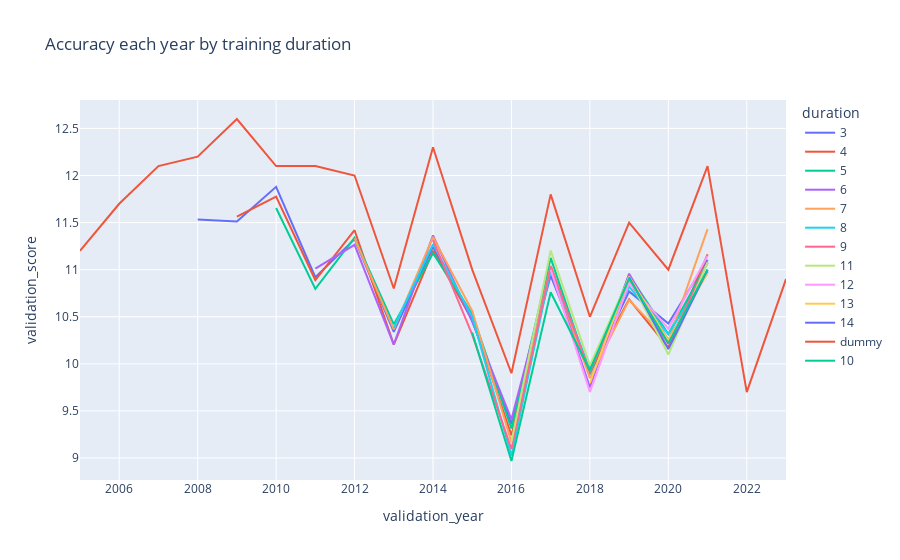

Write notebook code for a chart like this one.
### Code cell
fig = px.line(accuracy_scores, x="validation_year", y="validation_score", color="duration", title = "Accuracy each year by training duration")
fig.show()
fig.write_html("../output/visualizations/accuracy/duration_accuracy.html")

### Figure 1 — Plotly figure (JSON) as saved in the notebook; plotly's stock layout.template omitted (floating-point values rounded to 4 significant figures)
{"data": [{"hovertemplate": "duration=3<br>validation_year=%{x}<br>validation_score=%{y}<extra></extra>", "legendgroup": "3", "line": {"color": "#636efa", "dash": "solid"}, "marker": {"symbol": "circle"}, "mode": "lines", "name": "3", "orientation": "v", "showlegend": true, "type": "scatter", "x": [2008, 2009, 2010, 2011, 2012, 2013, 2014, 2015, 2016, 2017, 2018, 2019, 2020, 2021], "xaxis": "x", "y": [11.53, 11.51, 11.88, 10.92, 11.32, 10.34, 11.24, 10.46, 9.363, 10.94, 9.893, 10.77, 10.43, 11.11], "yaxis": "y"}, {"hovertemplate": "duration=4<br>validation_year=%{x}<br>validation_score=%{y}<extra></extra>", "legendgroup": "4", "line": {"color": "#EF553B", "dash": "solid"}, "marker": {"symbol": "circle"}, "mode": "lines", "name": "4", "orientation": "v", "showlegend": true, "type": "scatter", "x": [2009, 2010, 2011, 2012, 2013, 2014, 2015, 2016, 2017, 2018, 2019, 2020, 2021], "xaxis": "x", "y": [11.56, 11.78, 10.89, 11.42, 10.2, 11.2, 10.47, 9.24, 11.04, 9.913, 10.68, 10.17, 11.16], "yaxis": "y"}, {"hovertemplate": "duration=5<br>validation_year=%{x}<br>validation_score=%{y}<extra></extra>", "legendgroup": "5", "line": {"color": "#00cc96", "dash": "solid"}, "marker": {"symbol": "circle"}, "mode": "lines", "name": "5", "orientation": "v", "showlegend": true, "type": "scatter", "x": [2010, 2011, 2012, 2013, 2014, 2015, 2016, 2017, 2018, 2019, 2020, 2021], "xaxis": "x", "y": [11.65, 10.8, 11.34, 10.42, 11.18, 10.53, 9.314, 11.12, 9.891, 10.94, 10.32, 11.07], "yaxis": "y"}, {"hovertemplate": "duration=6<br>validation_year=%{x}<br>validation_score=%{y}<extra></extra>", "legendgroup": "6", "line": {"color": "#ab63fa", "dash": "solid"}, "marker": {"symbol": "circle"}, "mode": "lines", "name": "6", "orientation": "v", "showlegend": true, "type": "scatter", "x": [2011, 2012, 2013, 2014, 2015, 2016, 2017, 2018, 2019, 2020, 2021], "xaxis": "x", "y": [11.01, 11.26, 10.21, 11.36, 10.45, 9.41, 11.0, 9.751, 10.96, 10.25, 10.98], "yaxis": "y"}, {"hovertemplate": "duration=7<br>validation_year=%{x}<br>validation_score=%{y}<extra></extra>", "legendgroup": "7", "line": {"color": "#FFA15A", "dash": "solid"}, "marker": {"symbol": "circle"}, "mode": "lines", "name": "7", "orientation": "v", "showlegend": true, "type": "scatter", "x": [2012, 2013, 2014, 2015, 2016, 2017, 2018, 2019, 2020, 2021], "xaxis": "x", "y": [11.33, 10.37, 11.35, 10.56, 9.167, 11.04, 9.848, 10.68, 10.24, 11.43], "yaxis": "y"}, {"hovertemplate": "duration=8<br>validation_year=%{x}<br>validation_score=%{y}<extra></extra>", "legendgroup": "8", "line": {"color": "#19d3f3", "dash": "solid"}, "marker": {"symbol": "circle"}, "mode": "lines", "name": "8", "orientation": "v", "showlegend": true, "type": "scatter", "x": [2013, 2014, 2015, 2016, 2017, 2018, 2019, 2020, 2021], "xaxis": "x", "y": [10.38, 11.27, 10.5, 9.025, 11.0, 9.949, 10.82, 10.32, 10.98], "yaxis": "y"}, {"hovertemplate": "duration=9<br>validation_year=%{x}<br>validation_score=%{y}<extra></extra>", "legendgroup": "9", "line": {"color": "#FF6692", "dash": "solid"}, "marker": {"symbol": "circle"}, "mode": "lines", "name": "9", "orientation": "v", "showlegend": true, "type": "scatter", "x": [2014, 2015, 2016, 2017, 2018, 2019, 2020, 2021], "xaxis": "x", "y": [11.31, 10.31, 9.095, 11.03, 9.911, 10.88, 10.21, 11.08], "yaxis": "y"}, {"hovertemplate": "duration=11<br>validation_year=%{x}<br>validation_score=%{y}<extra></extra>", "legendgroup": "11", "line": {"color": "#B6E880", "dash": "solid"}, "marker": {"symbol": "circle"}, "mode": "lines", "name": "11", "orientation": "v", "showlegend": true, "type": "scatter", "x": [2016, 2017, 2018, 2019, 2020, 2021], "xaxis": "x", "y": [9.173, 11.2, 9.984, 10.91, 10.1, 11.08], "yaxis": "y"}, {"hovertemplate": "duration=12<br>validation_year=%{x}<br>validation_score=%{y}<extra></extra>", "legendgroup": "12", "line": {"color": "#FF97FF", "dash": "solid"}, "marker": {"symbol": "circle"}, "mode": "lines", "name": "12", "orientation": "v", "showlegend": true, "type": "scatter", "x": [2017, 2018, 2019, 2020, 2021], "xaxis": "x", "y": [11.0, 9.701, 10.86, 10.37, 11.15], "yaxis": "y"}, {"hovertemplate": "duration=13<br>validation_year=%{x}<br>validation_score=%{y}<extra></extra>", "legendgroup": "13", "line": {"color": "#FECB52", "dash": "solid"}, "marker": {"symbol": "circle"}, "mode": "lines", "name": "13", "orientation": "v", "showlegend": true, "type": "scatter", "x": [2018, 2019, 2020, 2021], "xaxis": "x", "y": [9.796, 10.93, 10.25, 10.96], "yaxis": "y"}, {"hovertemplate": "duration=14<br>validation_year=%{x}<br>validation_score=%{y}<extra></extra>", "legendgroup": "14", "line": {"color": "#636efa", "dash": "solid"}, "marker": {"symbol": "circle"}, "mode": "lines", "name": "14", "orientation": "v", "showlegend": true, "type": "scatter", "x": [2019, 2020, 2021], "xaxis": "x", "y": [10.92, 10.16, 11.0], "yaxis": "y"}, {"hovertemplate": "duration=dummy<br>validation_year=%{x}<br>validation_score=%{y}<extra></extra>", "legendgroup": "dummy", "line": {"color": "#EF553B", "dash": "solid"}, "marker": {"symbol": "circle"}, "mode": "lines", "name": "dummy", "orientation": "v", "showlegend": true, "type": "scatter", "x": [2005, 2006, 2007, 2008, 2009, 2010, 2011, 2012, 2013, 2014, 2015, 2016, 2017, 2018, 2019, 2020, 2021, 2022, 2023], "xaxis": "x", "y": [11.2, 11.7, 12.1, 12.2, 12.6, 12.1, 12.1, 12, 10.8, 12.3, 11, 9.9, 11.8, 10.5, 11.5, 11, 12.1, 9.7, 10.9], "yaxis": "y"}, {"hovertemplate": "duration=10<br>validation_year=%{x}<br>validation_score=%{y}<extra></extra>", "legendgroup": "10", "line": {"color": "#00cc96", "dash": "solid"}, "marker": {"symbol": "circle"}, "mode": "lines", "name": "10", "orientation": "v", "showlegend": true, "type": "scatter", "x": [2015, 2016, 2017, 2018, 2019, 2020, 2021], "xaxis": "x", "y": [10.33, 8.968, 10.76, 9.93, 10.91, 10.22, 11.0], "yaxis": "y"}], "layout": {"autosize": true, "legend": {"title": {"text": "duration"}, "tracegroupgap": 0}, "title": {"text": "Accuracy each year by training duration"}, "xaxis": {"anchor": "y", "autorange": true, "domain": [0, 1], "range": [2005, 2023], "title": {"text": "validation_year"}, "type": "linear"}, "yaxis": {"anchor": "x", "autorange": true, "domain": [0, 1], "range": [8.767, 12.8], "title": {"text": "validation_score"}, "type": "linear"}}}
